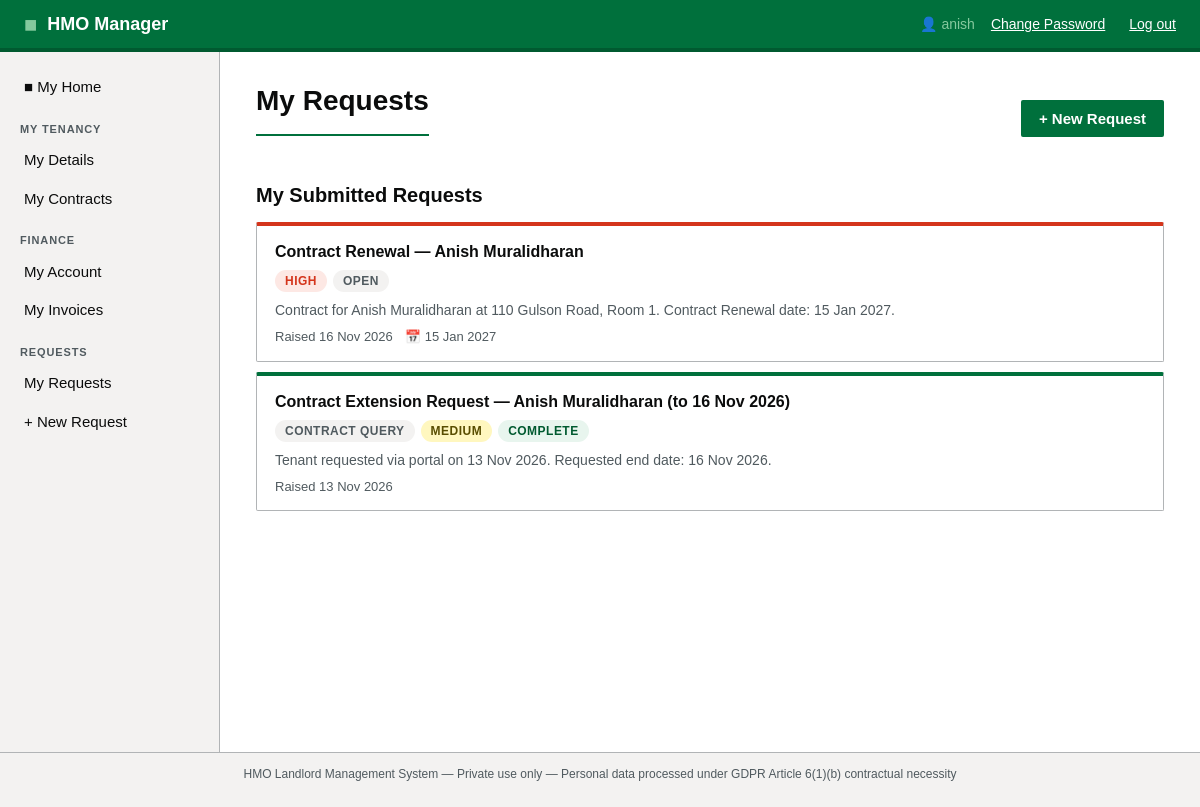
The page /portal/tasks (signed in) on the database its author committed.
### app/models.py (models this page shows, shortened)
class User(UserMixin, db.Model):
    __tablename__ = 'users'
    id = db.Column(db.Integer, primary_key=True)
    username = db.Column(db.String(64), unique=True, nullable=False)
    email = db.Column(db.String(120), unique=True, nullable=False)
    password_hash = db.Column(db.String(256), nullable=False)
    role = db.Column(db.String(20), default='landlord')  # admin / landlord / tenant
    is_active = db.Column(db.Boolean, default=True)
    created_at = db.Column(db.DateTime, default=datetime.utcnow)
    properties = db.relationship('Property', backref='owner', lazy='dynamic')
    tenants = db.relationship('Tenant', backref='landlord', lazy='dynamic',
                               foreign_keys='Tenant.user_id')

class Task(db.Model):
    __tablename__ = 'tasks'
    id = db.Column(db.Integer, primary_key=True)
    user_id = db.Column(db.Integer, db.ForeignKey('users.id'), nullable=False)
    title = db.Column(db.String(200), nullable=False)
    description = db.Column(db.Text)
    priority = db.Column(db.String(20), default='medium')  # low/medium/high/urgent
    status = db.Column(db.String(20), default='open')  # open/in_progress/complete
    category = db.Column(db.String(50))  # quick_fix/major_project/reminder/compliance/admin/maintenance
    property_id = db.Column(db.Integer, db.ForeignKey('properties.id'), nullable=True)
    room_id = db.Column(db.Integer, db.ForeignKey('rooms.id'), nullable=True)
    tenant_id = db.Column(db.Integer, db.ForeignKey('tenants.id'), nullable=True)
    due_date = db.Column(db.Date, nullable=True)
    repeat = db.Column(db.String(20), default='none')  # none/weekly/monthly/yearly
    time_bound = db.Column(db.Boolean, default=False)
    is_public = db.Column(db.Boolean, default=False)   # False = landlord-only
    created_at = db.Column(db.DateTime, default=datetime.utcnow)
    completed_at = db.Column(db.DateTime, nullable=True)

### app/portal/routes.py (the view)
@portal_bp.route('/tasks')
@login_required
@tenant_required
def tasks():
    tenant   = _get_tenant()
    contract = _active_contract(tenant)
    my_tasks = Task.query.filter_by(
        tenant_id=tenant.id,
    ).order_by(Task.created_at.desc()).all()
    property_tasks = []
    if contract:
        property_tasks = Task.query.filter(
            Task.property_id == contract.property_id,
            Task.is_public == True,
            Task.tenant_id != tenant.id,
        ).order_by(Task.created_at.desc()).all()
    return render_template('portal/tasks.html',
                           tenant=tenant,
                           contract=contract,
                           my_tasks=my_tasks,
                           property_tasks=property_tasks,
                           categories=TENANT_CATEGORIES,
                           today=date.today())

### app/models.py (called while the page is built)
@login_manager.user_loader
def load_user(user_id):
    return User.query.get(int(user_id))

### app/portal/routes.py (called while the page is built)
def tenant_required(f):
    @wraps(f)
    def decorated(*args, **kwargs):
        if not current_user.is_authenticated or current_user.role != 'tenant':
            flash('This area is for tenant accounts only.', 'error')
            return redirect(url_for('dashboard.index'))
        return f(*args, **kwargs)
    return decorated

def _get_tenant():
    tenant = Tenant.query.filter_by(portal_user_id=current_user.id).first()
    if not tenant:
        abort(404)
    return tenant

def _active_contract(tenant):
    return TenantContract.query.filter_by(
        tenant_id=tenant.id, is_active=True
    ).first()

### app/templates/portal/tasks.html (shortened to what this page needs)
{% extends "base.html" %}
{% block content %}
<div class="flex-between mb-2">
  <h1>My Requests</h1>
  <a href="{{ url_for('portal.add_task') }}" class="btn btn-primary">+ New Request</a>
</div>
<h2>My Submitted Requests</h2>
{% if my_tasks %}
<div style="display:flex; flex-direction:column; gap:10px; margin-bottom:32px;">
  {% for task in my_tasks %}
  <div class="card" style="
    padding:14px 18px;
    border-top-color:
      {% if task.status == 'complete' %}var(--green-primary)
      {% elif task.status == 'cancelled' %}var(--grey-mid)
      {% elif task.priority in ('urgent','high') %}var(--error)
      {% else %}#f47738{% endif %};">
    <div style="display:flex; justify-content:space-between; align-items:flex-start; flex-wrap:wrap; gap:8px;">
      <div style="flex:1; min-width:200px;">
        <div style="font-size:16px; font-weight:700; margin-bottom:6px;">{{ task.title }}</div>
        <div style="display:flex; gap:6px; flex-wrap:wrap; margin-bottom:8px;">
          {% for val, label, _ in categories %}
            {% if val == task.category %}
            <span class="badge badge-grey">{{ label }}</span>
            {% endif %}
          {% endfor %}
          <span class="badge {% if task.priority in ('urgent','high') %}badge-red{% elif task.priority == 'medium' %}badge-yellow{% else %}badge-grey{% endif %}">
            {{ task.priority|title if task.priority else '—' }}
          </span>
          <span class="badge
            {% if task.status == 'complete' %}badge-green
            {% elif task.status == 'in_progress' %}badge-yellow
            {% elif task.status == 'cancelled' %}badge-grey
            {% else %}badge-grey{% endif %}">
            {{ task.status|replace('_',' ')|title }}
          </span>
        </div>
        {% if task.description %}
        <p style="font-size:14px; color:var(--text-secondary); margin:0 0 6px;">
          {{ task.description }}
        </p>
        {% endif %}
        <div style="font-size:13px; color:var(--text-secondary); display:flex; gap:12px; flex-wrap:wrap;">
          <span>Raised {{ task.created_at.strftime('%d %b %Y') }}</span>
          {% if task.due_date %}
          <span>&#128197; {{ task.due_date.strftime('%d %b %Y') }}</span>
          {% endif %}
        </div>
      </div>
    </div>
  </div>
  {% endfor %}
</div>
{% else %}
<p class="text-muted" style="margin-bottom:24px;">
  You have not submitted any requests yet.
  <a href="{{ url_for('portal.add_task') }}">Raise one now.</a>
</p>
{% endif %}
{% endblock %}

### app/templates/base.html (shortened to what this page needs)
<!DOCTYPE html>
<html lang="en">
<head>
    <link rel="stylesheet" href="{{ url_for('static', filename='css/main.css') }}">
</head>
<body>
<header class="site-header">
    <div class="header-inner">
        <div class="logo">
            <span class="logo-mark">&#9632;</span>
            <span class="logo-text">HMO Manager</span>
        </div>
        {% if current_user.is_authenticated %}
        <nav class="header-nav">
            {% if current_user.role == 'tenant' %}
            <span class="user-info">&#128100; {{ current_user.username }}</span>
            {% else %}
            <span class="user-info">{{ current_user.username }} ({{ current_user.role }})</span>
            {% endif %}
            <a href="{{ url_for('auth.change_password') }}" class="btn-link" style="margin-right:8px;">Change Password</a>
            <a href="{{ url_for('auth.logout') }}" class="btn-link">Log out</a>
        </nav>
        {% endif %}
    </div>
</header>
<div class="layout">
    {% if current_user.is_authenticated %}
    <aside class="sidebar">
        <nav class="sidebar-nav">
            <ul>
            {% if current_user.role == 'tenant' %}
                <li><a href="{{ url_for('portal.index') }}" class="nav-link">&#9632; My Home</a></li>
                <li class="nav-section">My Tenancy</li>
                <li><a href="{{ url_for('portal.profile') }}" class="nav-link">My Details</a></li>
                <li><a href="{{ url_for('portal.contracts') }}" class="nav-link">My Contracts</a></li>
                <li class="nav-section">Finance</li>
                <li><a href="{{ url_for('portal.rent_roll') }}" class="nav-link">My Account</a></li>
                <li><a href="{{ url_for('portal.invoices') }}" class="nav-link">My Invoices</a></li>
                <li class="nav-section">Requests</li>
                <li><a href="{{ url_for('portal.tasks') }}" class="nav-link">My Requests</a></li>
                <li><a href="{{ url_for('portal.add_task') }}" class="nav-link">+ New Request</a></li>
            {% endif %}
            </ul>
        </nav>
    </aside>
    {% endif %}
    <main class="main-content">
        {% block content %}{% endblock %}
    </main>
</div>
<footer class="site-footer">
    <p>HMO Landlord Management System &mdash; Private use only &mdash;
    Personal data processed under GDPR Article 6(1)(b) contractual necessity</p>
</footer>
</body>
</html>

### app/static/css/main.css (style rules this page uses)
:root { --green-primary: #00703c; --green-dark: #005a30; --green-light: #e8f5ee; --green-accent: #85c99e; --white: #ffffff; --grey-light: #f3f2f1; --grey-mid: #b1b4b6; --grey-dark: #505a5f; --text-primary: #0b0c0c; --text-secondary: #505a5f; --error: #d4351c; --warning: #fd0; --border: #b1b4b6; --sidebar-width: 220px; --header-height: 52px; }
* { box-sizing: border-box; margin: 0; padding: 0; }
body { font-family: "GDS Transport", Arial, sans-serif; font-size: 16px; line-height: 1.5; color: var(--text-primary); background: var(--white); }
.site-header { background: var(--green-primary); color: var(--white); height: var(--header-height); position: sticky; top: 0; z-index: 100; border-bottom: 4px solid var(--green-dark); }
.header-inner { display: flex; align-items: center; justify-content: space-between; padding: 0 24px; height: 100%; }
.logo { display: flex; align-items: center; gap: 10px; font-size: 18px; font-weight: 700; color: var(--white); text-decoration: none; }
.logo-mark { color: var(--green-accent); font-size: 22px; }
.header-nav { display: flex; align-items: center; gap: 16px; font-size: 14px; }
.user-info { color: var(--green-accent); }
.btn-link { color: var(--white); text-decoration: underline; cursor: pointer; }
.layout { display: flex; min-height: calc(100vh - var(--header-height) - 48px); }
.sidebar { width: var(--sidebar-width); background: var(--grey-light); border-right: 1px solid var(--border); padding: 16px 0; flex-shrink: 0; }
.sidebar-nav ul { list-style: none; }
.sidebar-nav .nav-link { display: block; padding: 8px 20px; color: var(--text-primary); text-decoration: none; font-size: 15px; border-left: 4px solid transparent; transition: background 0.15s, border-color 0.15s; }
.nav-section { padding: 14px 20px 4px; font-size: 11px; font-weight: 700; text-transform: uppercase; letter-spacing: 0.08em; color: var(--grey-dark); }
.main-content { flex: 1; padding: 28px 36px; overflow-x: auto; }
h1 { font-size: 28px; font-weight: 700; color: var(--text-primary); margin-bottom: 20px; padding-bottom: 12px; border-bottom: 2px solid var(--green-primary); }
h2 { font-size: 20px; font-weight: 700; margin: 24px 0 12px; color: var(--text-primary); }
p { margin-bottom: 12px; color: var(--text-secondary); }
.btn { display: inline-block; padding: 8px 18px; font-size: 15px; font-weight: 600; border: none; border-radius: 2px; cursor: pointer; text-decoration: none; line-height: 1.4; }
.btn-primary { background: var(--green-primary); color: var(--white); }
.card { background: var(--white); border: 1px solid var(--border); border-top: 4px solid var(--green-primary); border-radius: 2px; padding: 18px 20px; }
.badge { display: inline-block; padding: 2px 10px; border-radius: 12px; font-size: 12px; font-weight: 700; text-transform: uppercase; letter-spacing: 0.04em; }
.badge-green { background: var(--green-light); color: var(--green-dark); }
.badge-red { background: #fde8e4; color: var(--error); }
.badge-grey { background: var(--grey-light); color: var(--grey-dark); }
.badge-yellow { background: #fff7bf; color: #594d00; }
.site-footer { background: var(--grey-light); border-top: 1px solid var(--border); padding: 12px 24px; font-size: 12px; color: var(--grey-dark); text-align: center; }
.mb-2 { margin-bottom: 16px; }
.flex-between { display: flex; justify-content: space-between; align-items: center; }

### rows shown on the page
User: username "anish"
Task: title "Contract Renewal — Anish Muralidharan", priority "HIGH", status "OPEN", description "Contract for Anish Muralidharan at 110 Gulson Road, Room 1. Contract Renewal date: 15 Jan 2027.", created_at "16 Nov 2026", due_date "15 Jan 2027"
Task: title "Contract Extension Request — Anish Muralidharan (to 16 Nov 2026)", categories "CONTRACT QUERY", priority "MEDIUM", status "COMPLETE", description "Tenant requested via portal on 13 Nov 2026. Requested end date: 16 Nov 2026.", created_at "13 Nov 2026"
